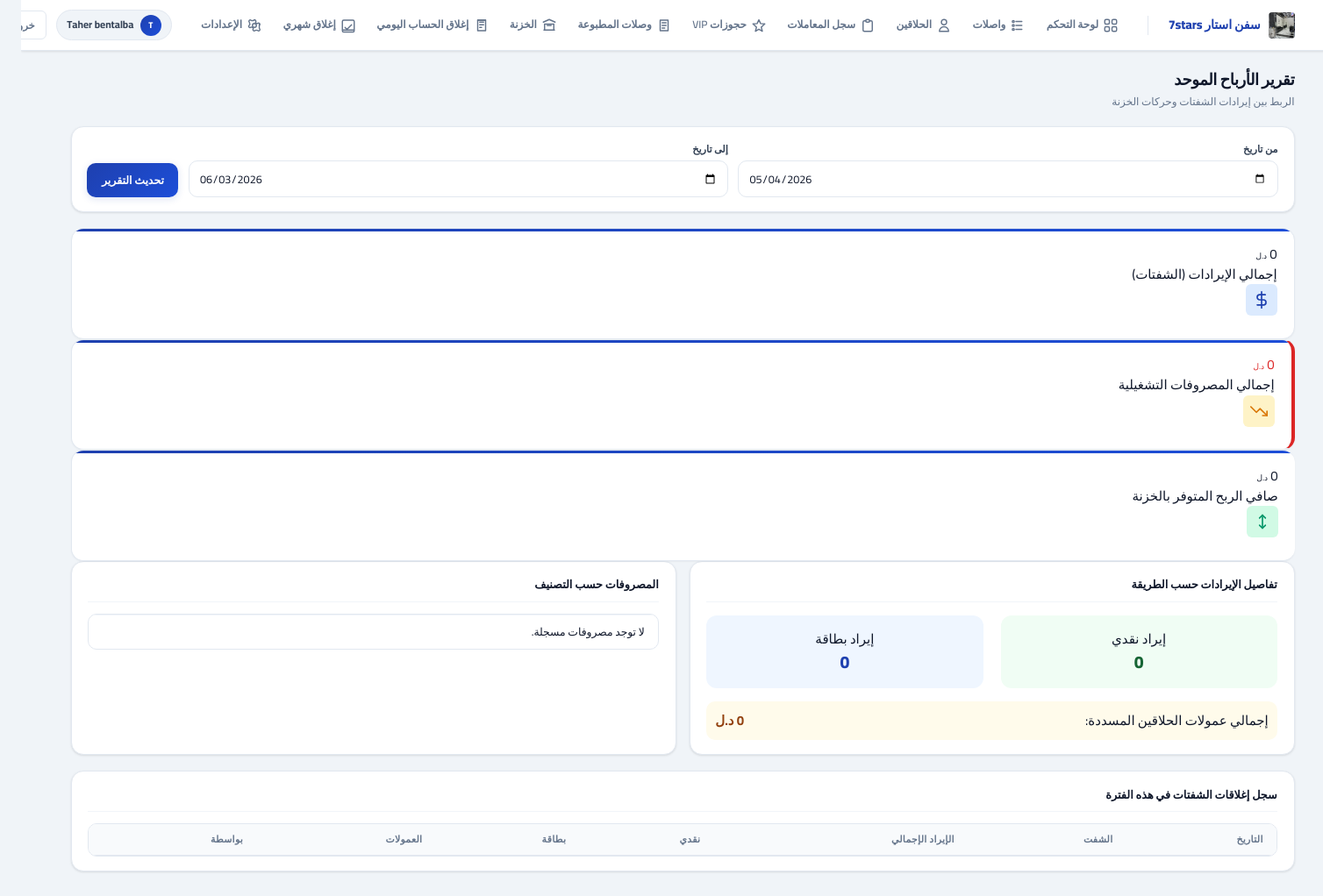
/app/treasury/report/ (signed in), run on the app's committed database.
### core/models.py (models this page shows, shortened)
class TimestampedModel(models.Model):
    created_at = models.DateTimeField(auto_now_add=True, db_index=True)
    updated_at = models.DateTimeField(auto_now=True, db_index=True)
    class Meta:
        abstract = True

class SystemSetting(TimestampedModel):
    key = models.CharField(max_length=80, unique=True)
    value = models.CharField(max_length=255, blank=True, default="")
    description = models.CharField(max_length=255, blank=True, default="")

### accounts/models.py (models this page shows, shortened)
class User(AbstractUser):
    role = models.CharField(max_length=20, choices=UserRole.choices, default=UserRole.CASHIER)

### barber_ms/views_vip_receipt.py (the view)
@login_required
def treasury_report(request):
    if not _is_cashier_or_admin(request.user):
        messages.error(request, "ليس لديك صلاحية الوصول لهذه الصفحة.")
        return redirect("frontend:dashboard")
    start_date = request.GET.get('start_date')
    end_date = request.GET.get('end_date')
    if start_date:
        start_date = datetime.strptime(start_date, '%Y-%m-%d').date()
    else:
        start_date = timezone.now().date() - timedelta(days=30)
    if end_date:
        end_date = datetime.strptime(end_date, '%Y-%m-%d').date()
    else:
        end_date = timezone.now().date()
    closures = CloseLedger.objects.filter(
        closed_at__date__gte=start_date,
        closed_at__date__lte=end_date
    )
    total_revenue = closures.aggregate(Sum('total_revenue'))['total_revenue__sum'] or Decimal('0')
    total_cash_revenue = closures.aggregate(Sum('total_cash'))['total_cash__sum'] or Decimal('0')
    total_card_revenue = closures.aggregate(Sum('total_card'))['total_card__sum'] or Decimal('0')
    total_commission = closures.aggregate(Sum('total_barber_commission'))['total_barber_commission__sum'] or Decimal('0')
    vip_bookings = VIPBooking.objects.filter(
        status='completed',
        updated_at__date__gte=start_date,
        updated_at__date__lte=end_date
    )
    vip_rev = vip_bookings.aggregate(Sum('paid_amount'))['paid_amount__sum'] or Decimal('0')
    total_revenue += vip_rev
    vip_cash = vip_bookings.filter(payment_method=PaymentMethod.CASH).aggregate(Sum('paid_amount'))['paid_amount__sum'] or Decimal('0')
    vip_card = vip_bookings.filter(payment_method=PaymentMethod.CARD).aggregate(Sum('paid_amount'))['paid_amount__sum'] or Decimal('0')
    total_cash_revenue += vip_cash
    total_card_revenue += vip_card
    expenses = TreasuryEntry.objects.filter(
        entry_type=TreasuryEntryType.EXPENSE,
        is_voided=False,
        created_at__date__gte=start_date,
        created_at__date__lte=end_date
    )
    total_expenses = expenses.aggregate(Sum('amount'))['amount__sum'] or Decimal('0')
    expenses_by_category = expenses.values('category__name').annotate(
        total=Sum('amount')
    ).order_by('-total')
    deposits = TreasuryEntry.objects.filter(
        entry_type=TreasuryEntryType.DEPOSIT,
        is_voided=False,
        created_at__date__gte=start_date,
        created_at__date__lte=end_date
    )
    total_deposits = deposits.aggregate(Sum('amount'))['amount__sum'] or Decimal('0')
    current_balance = total_revenue + total_deposits - total_expenses
    cash_expenses = expenses.filter(payment_method=PaymentMethod.CASH).aggregate(Sum('amount'))['amount__sum'] or Decimal('0')
    card_expenses = expenses.filter(payment_method=PaymentMethod.CARD).aggregate(Sum('amount'))['amount__sum'] or Decimal('0')
    context = {
        'start_date': start_date,
        'end_date': end_date,
        'total_revenue': total_revenue,
        'total_cash_revenue': total_cash_revenue,
        'total_card_revenue': total_card_revenue,
        'total_commission': total_commission,
        'total_expenses': total_expenses,
        'total_deposits': total_deposits,
        'current_balance': current_balance,
        'cash_expenses': cash_expenses,
        'card_expenses': card_expenses,
        'expenses_by_category': expenses_by_category,
        'closures': closures[:30],  # آخر 30 إغلاق
    }
    return render(request, 'frontend/treasury_report.html', context)

### barber_ms/context_processors.py (called while the page is built)
def _time_greeting_ar() -> str:
    h = timezone.localtime().hour
    if 5 <= h < 12:
        return "صباح الخير"
    if 12 <= h < 17:
        return "طاب نهارك"
    if 17 <= h < 22:
        return "مساء الخير"
    return "أهلاً بك"

def system_settings(request):
    try:
        qs = SystemSetting.objects.filter(key__in=_DEFAULTS.keys()).values_list("key", "value")
        stored = dict(qs)
    except Exception:
        stored = {}
    merged = {k: stored.get(k) or v for k, v in _DEFAULTS.items()}
    theme_key = merged.get("theme", "ocean")
    theme = THEMES.get(theme_key, THEMES["ocean"])
    now_local = timezone.localtime()
    return {
        "sys": merged,
        "theme": theme,
        "themes": THEMES,
        "time_greeting": _time_greeting_ar(),
        "now_local": now_local,
        "weekday_ar": _AR_WEEKDAYS[now_local.weekday()],
        "barber_login_enabled": merged.get("barber_login_enabled", "0") == "1",
    }

### barber_ms/views_vip_receipt.py (called while the page is built)
def _is_cashier_or_admin(user):
    return user.role in (UserRole.ADMIN, UserRole.CASHIER) or user.is_superuser

### templates/frontend/treasury_report.html (shortened to what this page needs)
{% extends "frontend/base.html" %}
{% block header_title %}تقرير الأرباح الموحد{% endblock %}
{% block header_subtitle %}الربط بين إيرادات الشفتات وحركات الخزنة{% endblock %}
{% block content %}
<form method="get" class="filter-bar card" style="padding:16px 18px;margin-bottom:18px">
  <div class="field">
    <label>من تاريخ</label>
    <input type="date" name="start_date" value="{{ start_date|date:'Y-m-d' }}" class="field-input">
  </div>
  <div class="field">
    <label>إلى تاريخ</label>
    <input type="date" name="end_date" value="{{ end_date|date:'Y-m-d' }}" class="field-input">
  </div>
  <button type="submit" class="btn btn-p">تحديث التقرير</button>
</form>
<div class="summary-grid">
  <div class="dark-card kpi-card">
    <div class="kpi-data">
      <div class="kv">{{ total_revenue }} <small style="font-size:0.6em;">{{ sys.currency }}</small></div>
      <div class="kl">إجمالي الإيرادات (الشفتات)</div>
    </div>
    <div class="kpi-icon blue">{% include "frontend/partials/icon.html" with name="currency" size=20 %}</div>
  </div>
  <div class="kpi-card" style="border-right: 4px solid var(--danger);">
    <div class="kpi-data">
      <div class="kv" style="color: var(--danger);">{{ total_expenses }} <small style="font-size:0.6em;">{{ sys.currency }}</small></div>
      <div class="kl">إجمالي المصروفات التشغيلية</div>
    </div>
    <div class="kpi-icon yellow">{% include "frontend/partials/icon.html" with name="trend-down" size=20 %}</div>
  </div>
  <div class="kpi-card" style="border-right: 4px solid var(--green);">
    <div class="kpi-data">
      <div class="kv" style="color: var(--green);">{{ current_balance }} <small style="font-size:0.6em;">{{ sys.currency }}</small></div>
      <div class="kl">صافي الربح المتوفر بالخزنة</div>
    </div>
    <div class="kpi-icon green">{% include "frontend/partials/icon.html" with name="scale" size=20 %}</div>
  </div>
</div>
<div class="grid-2">
  <div class="card-accent">
    <div class="card-accent-inner">
      <div class="section-title">تفاصيل الإيرادات حسب الطريقة</div>
      <div style="display: flex; gap: 20px; margin-top: 15px;">
        <div style="flex: 1; padding: 15px; background: #f0fdf4; border-radius: 12px; text-align: center;">
          <div class="muted">إيراد نقدي</div>
          <div style="font-size: 1.3rem; font-weight: 800; color: #166534;">{{ total_cash_revenue }}</div>
        </div>
        <div style="flex: 1; padding: 15px; background: #eff6ff; border-radius: 12px; text-align: center;">
          <div class="muted">إيراد بطاقة</div>
          <div style="font-size: 1.3rem; font-weight: 800; color: #1e40af;">{{ total_card_revenue }}</div>
        </div>
      </div>
      <div style="margin-top: 15px; padding: 10px; background: #fffbeb; border-radius: 10px; display: flex; justify-content: space-between;">
        <span class="muted">إجمالي عمولات الحلاقين المسددة:</span>
        <b style="color: #92400e;">{{ total_commission }} {{ sys.currency }}</b>
      </div>
    </div>
  </div>
  <div class="card-accent">
    <div class="card-accent-inner">
      <div class="section-title">المصروفات حسب التصنيف</div>
      <div class="tbl-wrap" style="max-height: 200px;">
        <table>
          <tbody>
            {% for exp in expenses_by_category %}
            <tr>
              <td>{{ exp.category__name|default:"عام" }}</td>
              <td style="text-align: left;"><b>{{ exp.total }}</b> <small>{{ sys.currency }}</small></td>
            </tr>
            {% empty %}
            <tr><td class="empty">لا توجد مصروفات مسجلة.</td></tr>
            {% endfor %}
          </tbody>
        </table>
      </div>
    </div>
  </div>
</div>
<div class="card-accent" style="margin-top: 18px;">
  <div class="card-accent-inner">
    <div class="section-title">سجل إغلاقات الشفتات في هذه الفترة</div>
    <div class="tbl-wrap">
      <table>
        <thead>
          <tr>
            <th>التاريخ</th>
            <th>الشفت</th>
            <th>الإيراد الإجمالي</th>
            <th>نقدي</th>
            <th>بطاقة</th>
            <th>العمولات</th>
            <th>بواسطة</th>
          </tr>
        </thead>
      </table>
    </div>
  </div>
</div>
{% endblock %}

### templates/frontend/base.html (shortened to what this page needs)
<!DOCTYPE html>
<html lang="ar" dir="rtl">
<head>
</head>
<body>
  <header class="app-nav">
    <div class="nav-inner">
      <a class="nav-brand" href="{% url 'frontend:dashboard' %}">
        {% if sys.logo %}
          <img src="/media/{{ sys.logo }}" alt="{{ sys.business_name }}">
        {% endif %}
        <span>{{ sys.business_name|default:"Barber Pro" }}</span>
      </a>
      <nav class="nav-links" aria-label="التنقل الرئيسي">
        <a href="{% url 'frontend:dashboard' %}" class="{% if request.resolver_match.url_name == 'dashboard' %}active{% endif %}">
          <span class="nav-link-icon">
          </span>
          <span class="label">لوحة التحكم</span>
        </a>
        <a href="{% url 'frontend:queue' %}" class="{% if request.resolver_match.url_name == 'queue' %}active{% endif %}">
          <span class="nav-link-icon">
            <svg viewBox="0 0 24 24" fill="none" stroke="currentColor" stroke-width="1.9" stroke-linecap="round" stroke-linejoin="round" aria-hidden="true">
              <path d="M8 6h9" />
              <path d="M8 12h9" />
              <path d="M8 18h9" />
              <circle cx="4" cy="6" r="1.5" />
              <circle cx="4" cy="12" r="1.5" />
              <circle cx="4" cy="18" r="1.5" />
            </svg>
          </span>
          <span class="label">واصلات</span>
        </a>
        <a href="{% url 'frontend:barbers_list' %}" class="{% if request.resolver_match.url_name == 'barbers_list' or request.resolver_match.url_name == 'barber_operations' %}active{% endif %}">
          <span class="nav-link-icon">
            <svg viewBox="0 0 24 24" fill="none" stroke="currentColor" stroke-width="1.9" stroke-linecap="round" stroke-linejoin="round" aria-hidden="true">
              <path d="M16 7a4 4 0 11-8 0 4 4 0 018 0zM12 14a7 7 0 00-7 7h14a7 7 0 00-7-7z" />
            </svg>
          </span>
          <span class="label">الحلاقين</span>
        </a>
        <a href="{% url 'frontend:transactions_log' %}" class="{% if request.resolver_match.url_name == 'transactions_log' %}active{% endif %}">
          <span class="nav-link-icon">
            <svg viewBox="0 0 24 24" fill="none" stroke="currentColor" stroke-width="1.9" stroke-linecap="round" stroke-linejoin="round" aria-hidden="true">
              <path d="M9 5H7a2 2 0 00-2 2v12a2 2 0 002 2h10a2 2 0 002-2V7a2 2 0 00-2-2h-2" />
              <path d="M9 5a2 2 0 002 2h2a2 2 0 002-2M9 5a2 2 0 012-2h2a2 2 0 012 2" />
            </svg>
          </span>
          <span class="label">سجل المعاملات</span>
        </a>
        {% if request.user.role == "ADMIN" or request.user.role == "CASHIER" or request.user.is_superuser %}
        <a href="{% url 'frontend:vip:vip_bookings_list' %}" class="{% if 'vip_booking' in request.resolver_match.url_name %}active{% endif %}">
          <span class="nav-link-icon">
            <svg viewBox="0 0 24 24" fill="none" stroke="currentColor" stroke-width="1.9" stroke-linecap="round" stroke-linejoin="round" aria-hidden="true">
              <path d="M12 17.75l-5.25 3.15 1.6-6.18L3 9.75l6.35-.55L12 3.5l2.65 5.7 6.35.55-5.35 4.97 1.6 6.18z" />
            </svg>
          </span>
          <span class="label">حجوزات VIP</span>
        </a>
        <a href="{% url 'frontend:vip:receipts_list' %}" class="{% if 'receipt' in request.resolver_match.url_name %}active{% endif %}">
          <span class="nav-link-icon">
            <svg viewBox="0 0 24 24" fill="none" stroke="currentColor" stroke-width="1.9" stroke-linecap="round" stroke-linejoin="round" aria-hidden="true">
              <path d="M6 4h12v16H6z" />
              <path d="M9 8h6" />
              <path d="M9 12h6" />
              <path d="M9 16h4" />
            </svg>
          </span>
          <span class="label">وصلات المطبوعة</span>
        </a>
        <a href="{% url 'frontend:treasury' %}" class="{% if request.resolver_match.url_name == 'treasury' %}active{% endif %}">
          <span class="nav-link-icon">
            <svg viewBox="0 0 24 24" fill="none" stroke="currentColor" stroke-width="1.9" stroke-linecap="round" stroke-linejoin="round" aria-hidden="true">
              <path d="M4 19h16" />
              <path d="M3 7l9-4 9 4" />
              <path d="M5 19V10h14v9" />
              <path d="M9 12h6" />
            </svg>
          </span>
          <span class="label">الخزنة</span>
        </a>
        <a href="{% url 'frontend:daily_close' %}" class="{% if request.resolver_match.url_name == 'daily_close' %}active{% endif %}">
          <span class="nav-link-icon">
            <svg viewBox="0 0 24 24" fill="none" stroke="currentColor" stroke-width="1.9" stroke-linecap="round" stroke-linejoin="round" aria-hidden="true">
              <path d="M9 7h6" />
              <path d="M9 11h6" />
              <path d="M9 15h3" />
              <path d="M6 4h12v16H6z" />
              <path d="M6 4l12 0" />
            </svg>
          </span>
          <span class="label">إغلاق الحساب اليومي</span>
        </a>
        <a href="{% url 'frontend:monthly_close' %}" class="{% if request.resolver_match.url_name == 'monthly_close' %}active{% endif %}">
          <span class="nav-link-icon">
            <svg viewBox="0 0 24 24" fill="none" stroke="currentColor" stroke-width="1.9" stroke-linecap="round" stroke-linejoin="round" aria-hidden="true">
              <path d="M4 19h16" />
              <path d="M7 15l3 3 7-7" />
              <rect x="3" y="4" width="18" height="18" rx="2" />
            </svg>
          </span>
          <span class="label">إغلاق شهري</span>
        </a>
        {% endif %}
        <a href="{% url 'frontend:settings' %}" class="{% if request.resolver_match.url_name == 'settings' %}active{% endif %}">
          <span class="nav-link-icon">
          </span>
          <span class="label">الإعدادات</span>
        </a>
      </nav>
      <div class="nav-user">
        <div class="user-chip">
          <div class="user-avatar">{{ request.user.get_full_name|default:request.user.username|slice:":1" }}</div>
          <span>{{ request.user.get_full_name|default:request.user.username }}</span>
        </div>
        <form method="post" action="{% url 'logout' %}">
          <button class="btn-logout" type="submit">خروج</button>
        </form>
      </div>
    </div>
  </header>
  <main class="page-wrap">
    <div class="page-header">
      <div>
        <div class="page-title">{% block header_title %}لوحة التحكم{% endblock %}</div>
        <div class="page-sub">{% block header_subtitle %}{% endblock %}</div>
      </div>
    </div>
    {% block content %}{% endblock %}
  </main>
  {% include "frontend/partials/swal_global.html" %}
</body>
</html>

### data on the page
SystemSetting: business_name "سفن استار 7stars"
User: user.get_full_name "T", user.get_full_name "Taher bentalba"

### other printed values
{{ total_cash_revenue }} "0"
